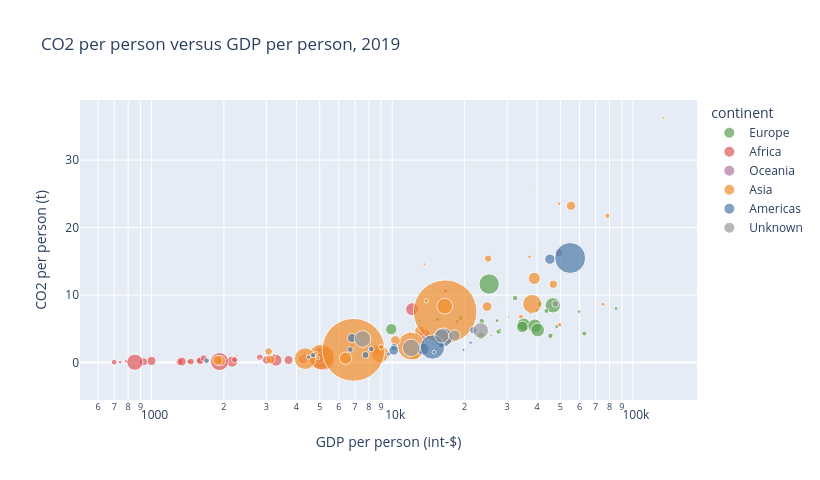

Notebook code for this chart:
### Markdown cell above
### Exercise 43 – Hover that explains ★

**Hover that explains.** Using `m`, draw an interactive bubble chart with `px.scatter`: x = `gdp_pc` (log), y = `co2_per_person`, size = `population`, colour = `continent` (use `palette`), `hover_name='nation'`, `size_max=45`, and a title. In a comment: what can a reader learn by hovering that the static bubble chart of Exercise 10 could not show?

### Code cell
# Write your code here

### Figure 1 — Plotly figure (JSON) as saved in the notebook; plotly's stock layout.template omitted (floating-point values rounded to 4 significant figures)
{"data": [{"hovertemplate": "<b>%{hovertext}</b><br><br>continent=Europe<br>GDP per person (int-$)=%{x}<br>CO2 per person (t)=%{y}<br>population=%{marker.size}<extra></extra>", "hovertext": ["Italy", "Latvia", "Cyprus", "Croatia", "Russia", "Germany", "Slovenia", "Belgium", "United Kingdom", "Finland", "Slovakia", "Sweden", "Belarus", "Greece", "Norway", "Portugal", "Ireland", "Moldova", "Spain", "Switzerland", "Albania", "North Macedonia", "Denmark", "Serbia", "Lithuania", "Czech Republic", "France", "Bulgaria", "Estonia", "Romania", "Ukraine", "Austria", "Bosnia and Herzegovina"], "legendgroup": "Europe", "marker": {"color": "#59a14f", "size": [60130000.0, 1914000.0, 1287000.0, 3986000.0, 146500000.0, 83560000.0, 2083000.0, 11490000.0, 67110000.0, 5522000.0, 5451000.0, 10280000.0, 9435000.0, 10720000.0, 5348000.0, 10340000.0, 4933000.0, 3113000.0, 47440000.0, 8578000.0, 2885000.0, 1898000.0, 5815000.0, 6966000.0, 2795000.0, 10550000.0, 65730000.0, 6975000.0, 1327000.0, 19500000.0, 44960000.0, 8881000.0, 3346000.0], "sizemode": "area", "sizeref": 703000.0, "symbol": "circle"}, "mode": "markers", "name": "Europe", "orientation": "v", "showlegend": true, "x": [35190.0, 25800.0, 24720.0, 23340.0, 25280.0, 46510.0, 30530.0, 41160.0, 39100.0, 39870.0, 27260.0, 45430.0, 19250.0, 23560.0, 85140.0, 27700.0, 59690.0, 7759.0, 34720.0, 62800.0, 11540.0, 14980.0, 48270.0, 15390.0, 28110.0, 32410.0, 40230.0, 18570.0, 28430.0, 23410.0, 9913.0, 43730.0, 13000.0], "xaxis": "x", "y": [5.648, 3.988, 5.693, 4.47, 11.63, 8.481, 6.745, 8.685, 5.435, 7.687, 6.211, 3.967, 6.589, 6.133, 8.016, 4.6, 7.54, 1.728, 5.285, 4.293, 1.712, 4.018, 5.323, 6.38, 4.883, 9.569, 4.812, 6.049, 9.261, 3.933, 4.942, 7.651, 6.22], "yaxis": "y", "type": "scatter"}, {"hovertemplate": "<b>%{hovertext}</b><br><br>continent=Africa<br>GDP per person (int-$)=%{x}<br>CO2 per person (t)=%{y}<br>population=%{marker.size}<extra></extra>", "hovertext": ["Gambia", "Malawi", "Madagascar", "Guinea-Bissau", "Libya", "Morocco", "Mozambique", "Rwanda", "Liberia", "Ghana", "Lesotho", "Uganda", "Sierra Leone", "Togo", "Chad", "Cote d'Ivoire", "Central African Republic", "Tunisia", "South Africa", "Equatorial Guinea", "Guinea", "Algeria", "Gabon", "Kenya", "Botswana", "Mauritius", "Niger", "Congo", "Eswatini", "Democratic Republic of Congo", "Cameroon", "Nigeria", "Mauritania", "Senegal", "Namibia", "Burkina Faso", "Ethiopia", "Djibouti", "Benin", "Angola", "Zimbabwe", "Burundi"], "legendgroup": "Africa", "marker": {"color": "#e15759", "size": [2457000.0, 19030000.0, 28220000.0, 1968000.0, 6951000.0, 36210000.0, 29880000.0, 12780000.0, 5044000.0, 31260000.0, 2209000.0, 43000000.0, 7732000.0, 7620000.0, 16690000.0, 28190000.0, 4945000.0, 11880000.0, 59590000.0, 1670000.0, 13030000.0, 43290000.0, 2268000.0, 51200000.0, 2332000.0, 1286000.0, 22950000.0, 5617000.0, 1180000.0, 92950000.0, 25510000.0, 209500000.0, 4468000.0, 16350000.0, 2650000.0, 20960000.0, 115700000.0, 1089000.0, 12730000.0, 32380000.0, 15270000.0, 12260000.0], "sizemode": "area", "sizeref": 703000.0, "symbol": "circle"}, "mode": "markers", "name": "Africa", "orientation": "v", "showlegend": true, "x": [1706.0, 1308.0, 1337.0, 1472.0, 16670.0, 8495.0, 999.2, 1948.0, 785.0, 4256.0, 2261.0, 2161.0, 1427.0, 1651.0, 1457.0, 3711.0, 740.8, 11170.0, 12110.0, 12340.0, 1577.0, 13630.0, 15510.0, 3290.0, 15510.0, 21920.0, 925.5, 4308.0, 7779.0, 853.1, 3011.0, 5153.0, 3229.0, 2821.0, 8412.0, 1594.0, 1917.0, 2835.0, 2212.0, 4986.0, 1647.0, 699.6], "xaxis": "x", "y": [0.289, 0.089, 0.147, 0.13, 10.61, 1.898, 0.237, 0.111, 0.185, 0.525, 0.99, 0.134, 0.145, 0.31, 0.138, 0.374, 0.063, 2.575, 7.9, 3.301, 0.315, 4.214, 2.473, 0.355, 3.21, 3.518, 0.11, 1.299, 0.932, 0.044, 0.377, 0.61, 1.033, 0.777, 1.407, 0.268, 0.148, 0.496, 0.414, 0.686, 0.672, 0.056], "yaxis": "y", "type": "scatter"}, {"hovertemplate": "<b>%{hovertext}</b><br><br>continent=Oceania<br>GDP per person (int-$)=%{x}<br>CO2 per person (t)=%{y}<br>population=%{marker.size}<extra></extra>", "hovertext": ["Australia", "New Zealand"], "legendgroup": "Oceania", "marker": {"color": "#b07aa1", "size": [25480000.0, 4989000.0], "sizemode": "area", "sizeref": 703000.0, "symbol": "circle"}, "mode": "markers", "name": "Oceania", "orientation": "v", "showlegend": true, "x": [49270.0, 37530.0], "xaxis": "x", "y": [16.28, 7.358], "yaxis": "y", "type": "scatter"}, {"hovertemplate": "<b>%{hovertext}</b><br><br>continent=Asia<br>GDP per person (int-$)=%{x}<br>CO2 per person (t)=%{y}<br>population=%{marker.size}<extra></extra>", "hovertext": ["Armenia", "Laos", "Pakistan", "Iraq", "Kyrgyzstan", "Syria", "Qatar", "Hong Kong", "Israel", "Azerbaijan", "Afghanistan", "Mongolia", "Bahrain", "Oman", "Philippines", "Sri Lanka", "India", "Saudi Arabia", "Japan", "Lebanon", "Yemen", "Palestine", "Georgia", "Malaysia", "Tajikistan", "Myanmar", "Jordan", "Korea, South", "Kazakhstan", "Bangladesh", "Singapore", "United Arab Emirates", "Indonesia", "China", "Nepal", "Kuwait", "Uzbekistan", "Turkmenistan", "Taiwan", "Iran"], "legendgroup": "Asia", "marker": {"color": "#f28e2b", "size": [2904000.0, 7238000.0, 230800000.0, 41190000.0, 6494000.0, 20350000.0, 2798000.0, 7486000.0, 8657000.0, 10110000.0, 37860000.0, 3232000.0, 1486000.0, 4591000.0, 110800000.0, 22410000.0, 1389000000.0, 30470000.0, 126700000.0, 5795000.0, 35110000.0, 4958000.0, 3797000.0, 33440000.0, 9530000.0, 52640000.0, 10670000.0, 51770000.0, 19210000.0, 164900000.0, 5670000.0, 9378000.0, 272500000.0, 1424000000.0, 28410000.0, 4442000.0, 32960000.0, 6804000.0, 23670000.0, 87050000.0], "sizemode": "area", "sizeref": 703000.0, "symbol": "circle"}, "mode": "markers", "name": "Asia", "orientation": "v", "showlegend": true, "x": [12380.0, 6804.0, 5079.0, 13050.0, 4813.0, 3067.0, 133600.0, 49640.0, 34280.0, 16380.0, 1931.0, 13610.0, 38780.0, 37180.0, 8900.0, 12480.0, 6908.0, 55370.0, 38150.0, 11830.0, 1885.0, 4924.0, 16380.0, 24790.0, 4300.0, 6403.0, 9001.0, 38930.0, 25050.0, 4349.0, 75110.0, 78370.0, 12010.0, 16600.0, 3124.0, 49350.0, 10310.0, 13860.0, 46710.0, 16530.0], "xaxis": "x", "y": [2.164, 2.534, 0.827, 4.656, 1.393, 1.645, 36.25, 5.597, 6.809, 3.734, 0.275, 14.58, 25.32, 15.69, 1.287, 0.942, 1.88, 23.25, 8.698, 4.339, 0.336, 0.658, 2.77, 8.303, 0.914, 0.639, 2.302, 12.48, 15.41, 0.575, 8.643, 21.76, 2.441, 7.526, 0.449, 23.56, 3.275, 9.15, 11.6, 8.354], "yaxis": "y", "type": "scatter"}, {"hovertemplate": "<b>%{hovertext}</b><br><br>continent=Americas<br>GDP per person (int-$)=%{x}<br>CO2 per person (t)=%{y}<br>population=%{marker.size}<extra></extra>", "hovertext": ["Jamaica", "Mexico", "Panama", "Colombia", "Cuba", "Dominican Republic", "Venezuela", "Canada", "Uruguay", "Bolivia", "Brazil", "Chile", "Ecuador", "Guatemala", "Paraguay", "USA", "Nicaragua", "Peru", "Honduras", "Haiti", "Costa Rica"], "legendgroup": "Americas", "marker": {"color": "#4e79a7", "size": [2823000.0, 125800000.0, 4235000.0, 49910000.0, 11200000.0, 10890000.0, 28940000.0, 37780000.0, 3397000.0, 11670000.0, 207500000.0, 19200000.0, 17340000.0, 17100000.0, 6515000.0, 337800000.0, 6484000.0, 32450000.0, 9944000.0, 11110000.0, 5000000.0], "sizemode": "area", "sizeref": 703000.0, "symbol": "circle"}, "mode": "markers", "name": "Americas", "orientation": "v", "showlegend": true, "x": [7236.0, 16280.0, 21180.0, 13450.0, 8186.0, 15970.0, 6814.0, 45230.0, 19780.0, 6702.0, 14700.0, 21740.0, 10190.0, 7749.0, 9671.0, 54890.0, 4493.0, 10150.0, 4695.0, 1693.0, 14930.0], "xaxis": "x", "y": [3.343, 3.723, 2.94, 1.983, 2.007, 2.613, 3.643, 15.32, 1.886, 1.937, 2.298, 4.791, 2.312, 1.126, 1.269, 15.5, 0.803, 1.808, 1.102, 0.281, 1.532], "yaxis": "y", "type": "scatter"}, {"hovertemplate": "<b>%{hovertext}</b><br><br>continent=Unknown<br>GDP per person (int-$)=%{x}<br>CO2 per person (t)=%{y}<br>population=%{marker.size}<extra></extra>", "hovertext": ["Netherlands", "Egypt", "Argentina", "Turkey", "Vietnam", "Thailand"], "legendgroup": "Unknown", "marker": {"color": "#999999", "size": [17540000.0, 107600000.0, 44970000.0, 85360000.0, 97170000.0, 71520000.0], "sizemode": "area", "sizeref": 703000.0, "symbol": "circle"}, "mode": "markers", "name": "Unknown", "orientation": "v", "showlegend": true, "x": [47630.0, 11990.0, 18170.0, 23330.0, 7529.0, 16070.0], "xaxis": "x", "y": [8.709, 2.176, 4.012, 4.763, 3.492, 3.941], "yaxis": "y", "type": "scatter"}], "layout": {"xaxis": {"anchor": "y", "domain": [0.0, 1.0], "title": {"text": "GDP per person (int-$)"}, "type": "log"}, "yaxis": {"anchor": "x", "domain": [0.0, 1.0], "title": {"text": "CO2 per person (t)"}}, "legend": {"title": {"text": "continent"}, "tracegroupgap": 0, "itemsizing": "constant"}, "title": {"text": "CO2 per person versus GDP per person, 2019"}, "height": 480, "width": 820}}
